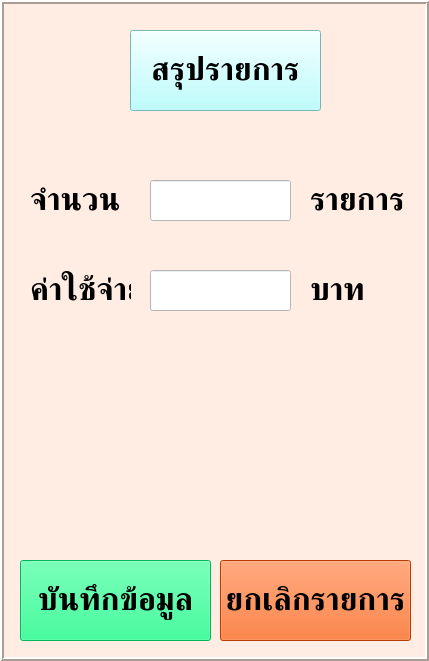
   <widget class="QFrame" name="summary_frame">
    <property name="geometry">
     <rect>
      <x>1019</x>
      <y>267</y>
      <width>429</width>
      <height>661</height>
     </rect>
    </property>
    <property name="styleSheet">
     <string notr="true">background:rgb(255, 236, 226)</string>
    </property>
    <property name="frameShape">
     <enum>QFrame::Box</enum>
    </property>
    <property name="frameShadow">
     <enum>QFrame::Raised</enum>
    </property>
    <property name="lineWidth">
     <number>2</number>
    </property>
    <widget class="QPushButton" name="summary_Button">
     <property name="geometry">
      <rect>
       <x>130</x>
       <y>30</y>
       <width>191</width>
       <height>81</height>
      </rect>
     </property>
     <property name="font">
      <font>
       <family>TH Niramit AS</family>
       <pointsize>24</pointsize>
       <bold>true</bold>
      </font>
     </property>
     <property name="styleSheet">
      <string notr="true">background:rgb(170, 255, 255)</string>
     </property>
     <property name="text">
      <string>สรุปรายการ</string>
     </property>
    </widget>
    <widget class="QLabel" name="amount_label">
     <property name="geometry">
      <rect>
       <x>30</x>
       <y>180</y>
       <width>101</width>
       <height>41</height>
      </rect>
     </property>
     <property name="font">
      <font>
       <family>TH Niramit AS</family>
       <pointsize>24</pointsize>
       <bold>true</bold>
      </font>
     </property>
     <property name="text">
      <string>จำนวน</string>
     </property>
    </widget>
    <widget class="QLineEdit" name="amount_lineEdit">
     <property name="geometry">
      <rect>
       <x>150</x>
       <y>180</y>
       <width>141</width>
       <height>41</height>
      </rect>
     </property>
     <property name="font">
      <font>
       <family>TH Niramit AS</family>
       <pointsize>22</pointsize>
       <bold>true</bold>
      </font>
     </property>
     <property name="styleSheet">
      <string notr="true">background:rgb(255, 255, 255)</string>
     </property>
     <property name="alignment">
      <set>Qt::AlignCenter</set>
     </property>
    </widget>
    <widget class="QLabel" name="list_label">
     <property name="geometry">
      <rect>
       <x>310</x>
       <y>180</y>
       <width>101</width>
       <height>41</height>
      </rect>
     </property>
     <property name="font">
      <font>
       <family>TH Niramit AS</family>
       <pointsize>24</pointsize>
       <bold>true</bold>
      </font>
     </property>
     <property name="text">
      <string>รายการ</string>
     </property>
    </widget>
    <widget class="QLabel" name="cost_label">
     <property name="geometry">
      <rect>
       <x>30</x>
       <y>270</y>
       <width>101</width>
       <height>41</height>
      </rect>
     </property>
     <property name="font">
      <font>
       <family>TH Niramit AS</family>
       <pointsize>24</pointsize>
       <bold>true</bold>
      </font>
     </property>
     <property name="text">
      <string>ค่าใช้จ่าย</string>
     </property>
    </widget>
    <widget class="QLineEdit" name="cost_lineEdit">
     <property name="geometry">
      <rect>
       <x>150</x>
       <y>270</y>
       <width>141</width>
       <height>41</height>
      </rect>
     </property>
     <property name="font">
      <font>
       <family>TH Niramit AS</family>
       <pointsize>22</pointsize>
       <bold>true</bold>
      </font>
     </property>
     <property name="styleSheet">
      <string notr="true">background:rgb(255, 255, 255)</string>
     </property>
     <property name="alignment">
      <set>Qt::AlignCenter</set>
     </property>
    </widget>
    <widget class="QLabel" name="cost_unit_label">
     <property name="geometry">
      <rect>
       <x>310</x>
       <y>270</y>
       <width>101</width>
       <height>41</height>
      </rect>
     </property>
     <property name="font">
      <font>
       <family>TH Niramit AS</family>
       <pointsize>24</pointsize>
       <bold>true</bold>
      </font>
     </property>
     <property name="text">
      <string>บาท</string>
     </property>
    </widget>
    <widget class="QPushButton" name="save_data_pushButton">
     <property name="geometry">
      <rect>
       <x>20</x>
       <y>560</y>
       <width>191</width>
       <height>81</height>
      </rect>
     </property>
     <property name="font">
      <font>
       <family>TH Niramit AS</family>
       <pointsize>24</pointsize>
       <bold>true</bold>
      </font>
     </property>
     <property name="styleSheet">
      <string notr="true">background:rgb(0, 255, 127)</string>
     </property>
     <property name="text">
      <string>บันทึกข้อมูล</string>
     </property>
    </widget>
    <widget class="QPushButton" name="cancel_pushButton">
     <property name="geometry">
      <rect>
       <x>220</x>
       <y>560</y>
       <width>191</width>
       <height>81</height>
      </rect>
     </property>
     <property name="font">
      <font>
       <family>TH Niramit AS</family>
       <pointsize>24</pointsize>
       <bold>true</bold>
      </font>
     </property>
     <property name="styleSheet">
      <string notr="true">background:rgb(255, 85, 0)</string>
     </property>
     <property name="text">
      <string>ยกเลิกรายการ</string>
     </property>
    </widget>
   </widget>
